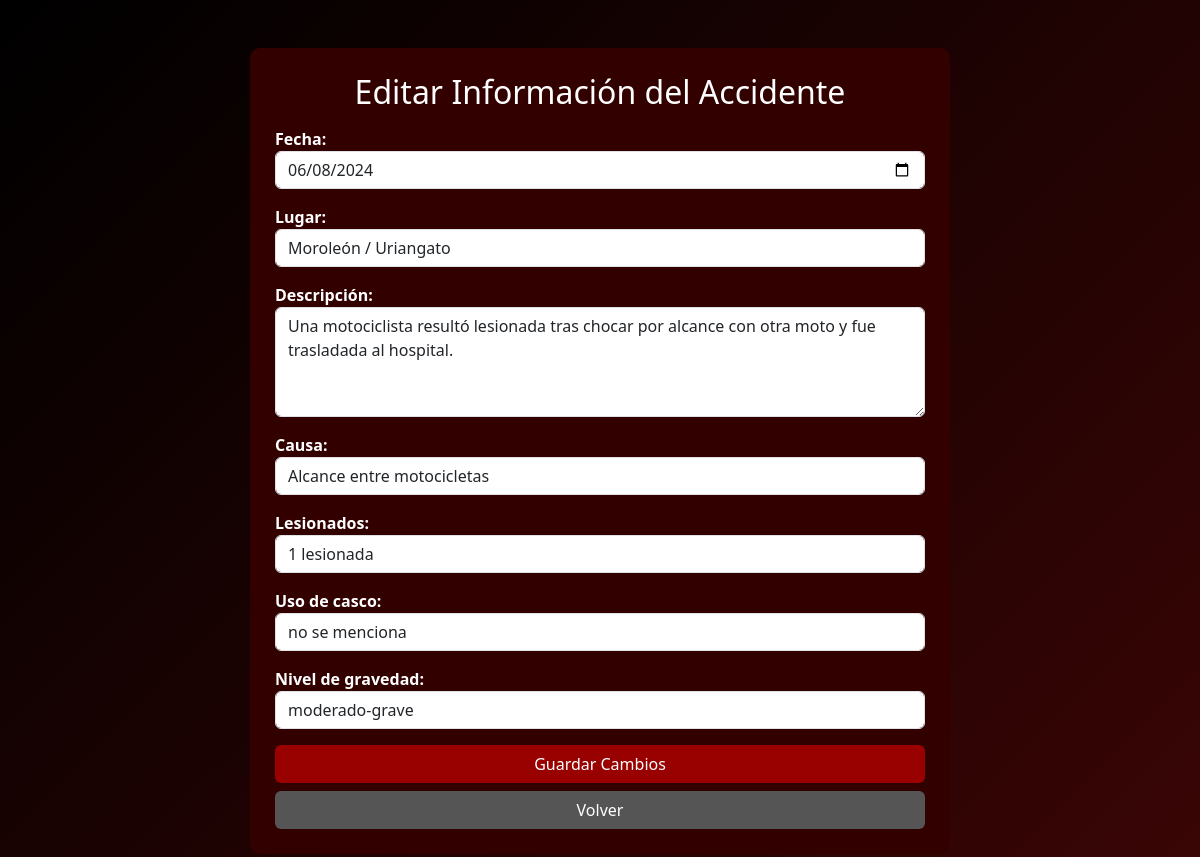
Screenshot of /Pages/accidentes_motocicleta/crud_accidentesmoto/update.php?id=5 with the database file from the repository.
### tables this page shows
create table accidentes(
    id_accidentes int auto_increment primary key,
    fecha date not null,
    lugar varchar(100) not null,
    descripcion varchar(300) not null,
    causa varchar(100) not null,
    lesionados varchar(150) not null,
    uso_casco varchar(100) not null,
    nivel_gravedad varchar(40) not null
);

### Pages/accidentes_motocicleta/crud_accidentesmoto/update.php (the view, shortened to what this page needs)
<?php
include("db.php");
$id = $_GET['id'];
$q = $conexion->query("SELECT * FROM accidentes WHERE id_accidentes=$id");
$accidente = $q->fetch_assoc();
?>
<!DOCTYPE html>
<html lang="es">
<head>
    <link href="https://cdn.jsdelivr.net/npm/bootstrap@5.3.2/dist/css/bootstrap.min.css" rel="stylesheet">
</head>
<body class="p-4">
<div class="container mt-4">
    <div class="card card-form mx-auto" style="max-width:700px;">
        <h2 class="text-center mb-3">Editar Información del Accidente</h2>
        <form method="POST">
            <label>Fecha:</label>
            <input type="date" name="fecha" class="form-control mb-3"
                   value="<?php echo $accidente['fecha']; ?>" required>
            <label>Lugar:</label>
            <input type="text" name="lugar" class="form-control mb-3"
                   value="<?php echo $accidente['lugar']; ?>" required>
            <label>Descripción:</label>
            <textarea name="descripcion" class="form-control mb-3" rows="4" required><?php echo $accidente['descripcion']; ?></textarea>
            <label>Causa:</label>
            <input type="text" name="causa" class="form-control mb-3"
                   value="<?php echo $accidente['causa']; ?>" required>
            <label>Lesionados:</label>
            <input type="text" name="lesionados" class="form-control mb-3"
                   value="<?php echo $accidente['lesionados']; ?>" required>
            <label>Uso de casco:</label>
            <select name="uso_casco" class="form-control mb-3" required>
                <option value="<?php echo $accidente['uso_casco']; ?>">
                    <?php echo $accidente['uso_casco']; ?>
                </option>
            </select>
            <label>Nivel de gravedad:</label>
            <select name="nivel_gravedad" class="form-control mb-3" required>
                <option value="<?php echo $accidente['nivel_gravedad']; ?>">
                    <?php echo $accidente['nivel_gravedad']; ?>
                </option>
            </select>
            <button type="submit" name="actualizar" class="btn btn-guardar w-100">
                Guardar Cambios
            </button>
            <a href="accidentes.php" class="btn btn-volver w-100 mt-2">
                Volver
            </a>
        </form>
    </div>
</div>
</body>
</html>

### Pages/accidentes_motocicleta/crud_accidentesmoto/update.php (style rules this page uses)
body { background: linear-gradient(135deg, #000000, #3a0505); }
.card-form { background-color:#330000; color:white; border:none; padding:25px; border-radius:10px; }
.btn-guardar { background-color:#990000; color:white; }
.btn-volver { background-color:#555; color:white; }
label { font-weight:bold; }

### rows the page displays
accidentes: fecha "06/08/2024", lugar "Moroleón / Uriangato", descripcion "Una motociclista resultó lesionada tras chocar por alcance con otra moto y fue trasladada al hospital.", causa "Alcance entre motocicletas", lesionados "1 lesionada", uso_casco "no se menciona", nivel_gravedad "moderado-grave"
